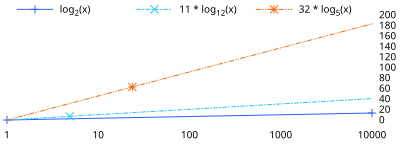

gnuplot code for this plot:
load "docs/plots/functions.gnuplot"
load "docs/plots/colors.gnuplot"

set terminal svg size 400,150 dynamic round font "KaTeX_Main,10"

set tmargin 1
set bmargin 2

set lmargin 1
set rmargin 4

set key width -3
set key height 0
set key spacing 1.25
set key samplen 4
set key reverse Left
set key horizontal outside center top
set key at graph 0.5, screen 1
#set key font "KaTeX_Main,10"

set style line 1000 dashtype 3 lw 0.1 ps 0 lc rgb GRAY

set grid xtics back ls 1000

set border 3 front lt 1 lw 0 lc black

set xrange [1:10000]

set logscale x 10

#set format x "10^%L"

set y2tics
set xtics

unset ytics

plot 1*logb(x, 2)  with linespoints axes x1y2 dt 1 pn 2 lc rgb BLUE   lw 1 title   "log_{2}(x)", \
    11*logb(x, 12) with linespoints axes x1y2 dt 4 pn 2 lc rgb CYAN   lw 1 title  "11 * log_{12}(x)", \
    32*logb(x, 5)  with linespoints axes x1y2 dt 5 pn 2 lc rgb ORANGE lw 1 title   "32 * log_{5}(x)"
